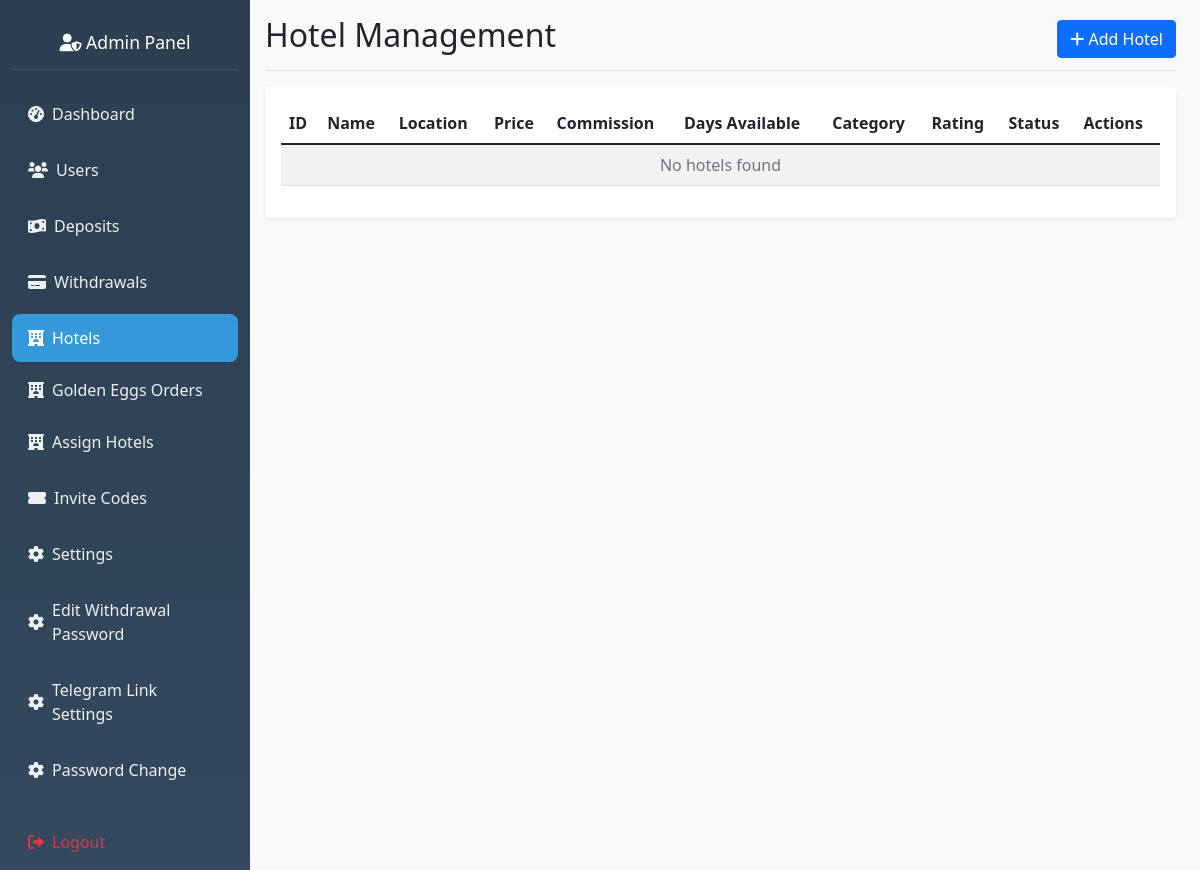
The app's page /admin/hotels, older data.
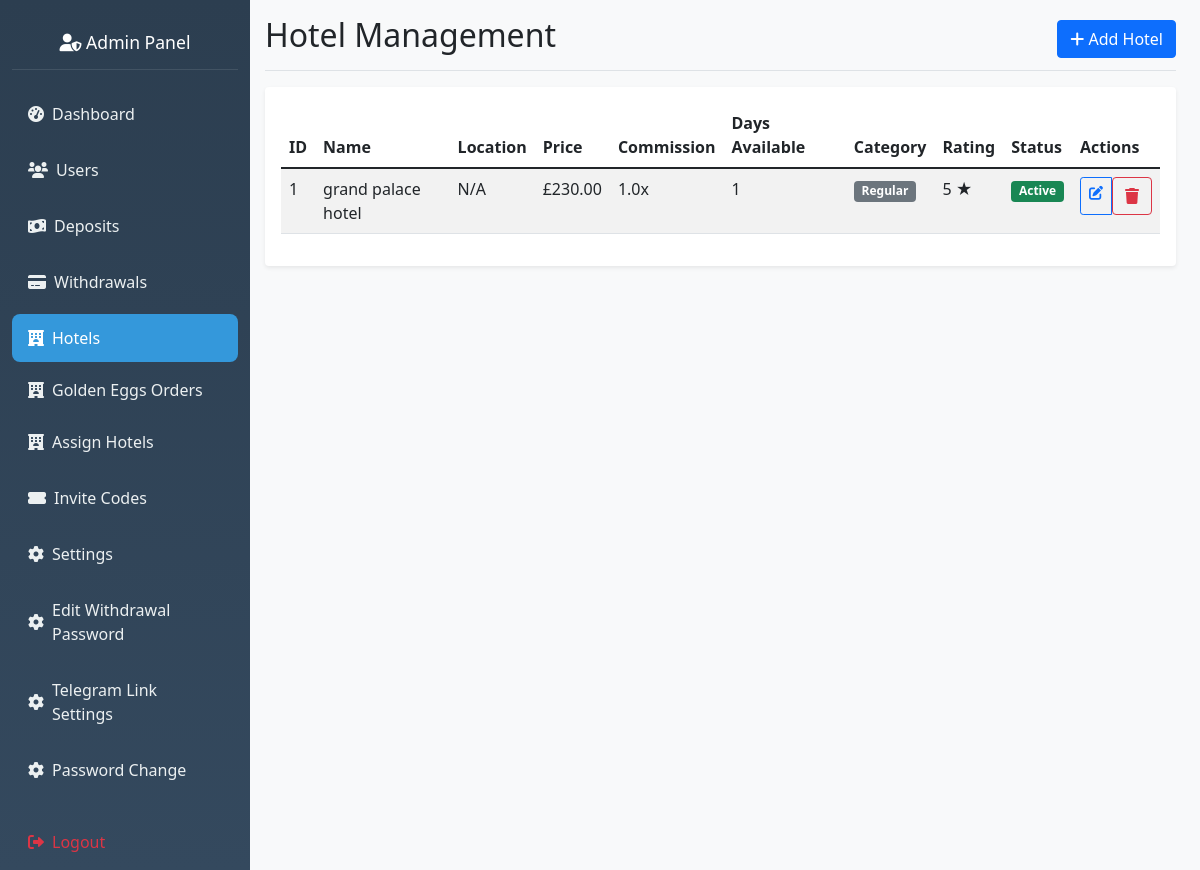
The same page, newer data.
### hotel_app/models.py (models this page shows, shortened)
class Hotel(db.Model):
    __tablename__ = 'hotel'
    id = db.Column(db.Integer, primary_key=True)
    name = db.Column(db.String(120), nullable=False)
    primary_picture = db.Column(db.String(200))
    price = db.Column(db.Float, nullable=False)
    commission_multiplier = db.Column(db.Float, default=1.0)
    days_available = db.Column(db.Integer, default=1)
    description = db.Column(db.Text)
    location = db.Column(db.String(200))
    rating = db.Column(db.Integer, default=5)
    created_at = db.Column(db.DateTime, default=datetime.utcnow)
    category = db.Column(db.String(50), default='regular')
    is_active = db.Column(db.Boolean, default=True)
    reservations = db.relationship(
        'Reservation',
        backref='hotel',
        lazy='dynamic',
        cascade='all, delete-orphan',
        passive_deletes=True
    )
    user_assignments = db.relationship(
        'UserHotelAssignment',
        foreign_keys='UserHotelAssignment.hotel_id',
        backref='hotel',
        lazy='dynamic',
        cascade='all, delete-orphan',
        passive_deletes=True
    )
    user_ratings = db.relationship(
        'UserHotelRating',
        backref='hotel',
        lazy='dynamic'
    )

### hotel_app/routes.py (the view, shortened to what this page needs)
@app.route('/admin/hotels', methods=['GET', 'POST'])
def manage_hotels():
    hotels = Hotel.query.order_by(Hotel.name).all()
    for hotel in hotels:
        if hotel.category is None:
            hotel.category = 'Uncategorized'
    return render_template('admin_hotels.html', hotels=hotels)

### hotel_app/routes.py (called while the page is built)
@app.before_request
def check_admin_routes():
    if request.endpoint and request.endpoint.startswith('admin_') and request.endpoint != 'admin_login':
        if 'admin_id' not in session:
            return redirect(url_for('admin_login'))

### hotel_app/templates/admin_hotels.html (shortened to what this page needs)
{% extends "admin_base.html" %}
{% block content %}
<div class="d-flex justify-content-between flex-wrap flex-md-nowrap align-items-center pb-2 mb-3 border-bottom">
    <h1 class="h2">Hotel Management</h1>
    <button type="button" class="btn btn-primary" data-bs-toggle="modal" data-bs-target="#addHotelModal">
        <i class="fas fa-plus"></i> Add Hotel
    </button>
</div>
<div class="card">
    <div class="card-body">
        <div class="table-responsive">
            <table class="table table-striped">
                <thead>
                    <tr>
                        <th>ID</th>
                        <th>Name</th>
                        <th>Location</th>
                        <th>Price</th>
                        <th>Commission</th>
                        <th>Days Available</th>
                        <th>Category</th>
                        <th>Rating</th>
                        <th>Status</th>
                        <th>Actions</th>
                    </tr>
                </thead>
                <tbody>
                    {% if hotels %}
                        {% for hotel in hotels %}
                        <tr>
                            <td>{{ hotel.id }}</td>
                            <td>{{ hotel.name }}</td>
                            <td>{{ hotel.location or 'N/A' }}</td>
                            <td>£{{ "%.2f"|format(hotel.price) }}</td>
                            <td>{{ hotel.commission_multiplier }}x</td>
                            <td>{{ hotel.days_available }}</td>
                            <td>
                                <span class="badge bg-{{ 'primary' if hotel.category == 'luxury' else 'secondary' }}">
                                    {{ hotel.category.title() }}
                                </span>
                            </td>
                            <td>
                                {% if hotel.rating %}
                                    {{ hotel.rating }} ★
                                {% else %}
                                    N/A
                                {% endif %}
                            </td>
                            <td>
                                <span class="badge bg-{{ 'success' if hotel.is_active else 'secondary' }}">
                                    {{ 'Active' if hotel.is_active else 'Inactive' }}
                                </span>
                            </td>
                            <td>
                                <div class="btn-group btn-group-sm">
                                    <a href="{{ url_for('edit_hotel', hotel_id=hotel.id) }}" class="btn btn-outline-primary">
                                        <i class="fas fa-edit"></i>
                                    </a>
                                    <form method="POST" action="{{ url_for('delete_hotel', hotel_id=hotel.id) }}" class="d-inline"
                                          onsubmit="return confirm('Are you sure you want to delete this hotel?')">
                                        <button type="submit" class="btn btn-outline-danger">
                                            <i class="fas fa-trash"></i>
                                        </button>
                                    </form>
                                </div>
                            </td>
                        </tr>
                        {% endfor %}
                    {% else %}
                        <tr>
                            <td colspan="10" class="text-center text-muted">No hotels found</td>
                        </tr>
                    {% endif %}
                </tbody>
            </table>
        </div>
    </div>
</div>
{% endblock %}

### hotel_app/templates/admin_base.html (shortened to what this page needs)
<!DOCTYPE html>
<html lang="en">
    <head>
        <link href="https://cdn.jsdelivr.net/npm/bootstrap@5.1.3/dist/css/bootstrap.min.css" rel="stylesheet">
        <link href="https://cdnjs.cloudflare.com/ajax/libs/font-awesome/6.0.0/css/all.min.css" rel="stylesheet">
        <link rel="stylesheet" href="{{ url_for('static', filename='css/admin.css') }}">
    </head>
    <body>
        <div class="container-fluid">
            <div class="row no-gutters">
                <nav class="col-md-3 col-lg-2 d-md-block sidebar" id="sidebar">
                    <div class="position-sticky pt-3">
                        <div class="nav-header text-center">
                            <h4 class="text-white">
                                <i class="fas fa-user-shield"></i> Admin Panel
                            </h4>
                        </div>
                        <ul class="nav flex-column">
                            <li class="nav-item">
                                <a class="nav-link {% if request.endpoint == 'admin_dashboard' %}active{% endif %}"
                                    href="{{ url_for('admin_dashboard') }}">
                                    <i class="fas fa-tachometer-alt"></i>
                                    <span>Dashboard</span>
                                </a>
                            </li>
                            <li class="nav-item">
                                <a class="nav-link {% if request.endpoint == 'view_users' %}active{% endif %}"
                                    href="{{ url_for('view_users') }}">
                                    <i class="fas fa-users"></i>
                                    <span>Users</span>
                                </a>
                            </li>
                            <li class="nav-item">
                                <a class="nav-link {% if request.endpoint == 'view_deposits' %}active{% endif %}"
                                    href="{{ url_for('view_deposits') }}">
                                    <i class="fas fa-money-bill-wave"></i>
                                    <span>Deposits</span>
                                </a>
                            </li>
                            <li class="nav-item">
                                <a class="nav-link {% if request.endpoint == 'view_withdrawals' %}active{% endif %}"
                                    href="{{ url_for('view_withdrawals') }}">
                                    <i class="fas fa-credit-card"></i>
                                    <span>Withdrawals</span>
                                </a>
                            </li>
                            <li class="nav-item">
                                <a class="nav-link {% if request.endpoint == 'manage_hotels' %}active{% endif %}"
                                    href="{{ url_for('manage_hotels') }}">
                                    <i class="fas fa-hotel"></i>
                                    <span>Hotels</span>
                                </a>
                                <a class="nav-link {% if request.endpoint == 'golden_eggs' %}active{% endif %}"
                                    href="{{ url_for('admin_golden_eggs') }}">
                                    <i class="fas fa-hotel"></i>
                                    <span>Golden Eggs Orders</span>
                                </a>
                                <a class="nav-link {% if request.endpoint == 'assign_hotels_to_user' %}active{% endif %}"
                                    href="{{ url_for('assign_hotels_to_user')}}">
                                    <i class="fas fa-hotel"></i>
                                    <span>Assign Hotels</span>
                                </a>
                            </li>
                            <li class="nav-item">
                                <a class="nav-link {% if request.endpoint == 'generate_invitation_code' %}active{% endif %}"
                                    href="{{ url_for('generate_invitation_code') }}">
                                    <i class="fas fa-ticket-alt"></i>
                                    <span>Invite Codes</span>
                                </a>
                            </li>
                            <li class="nav-item">
                                <a class="nav-link {% if request.endpoint == 'admin_settings' %}active{% endif %}"
                                    href="{{ url_for('admin_settings') }}">
                                    <i class="fas fa-cog"></i>
                                    <span>Settings</span>
                                </a>
                            </li>
                             <li class="nav-item">
                                <a class="nav-link {% if request.endpoint == 'admin_edit_withdrawal_password' %}active{% endif %}"
                                    href="{{ url_for('admin_withdrawal_password_change_page') }}">
                                    <i class="fas fa-cog"></i>
                                    <span>Edit Withdrawal Password</span>
                                </a>
                            </li>
                            <li class="nav-item">
                                <a class="nav-link {% if request.endpoint == 'admin_edit_withdrawal_password' %}active{% endif %}"
                                    href="{{ url_for('admin_telegram_settings') }}">
                                    <i class="fas fa-cog"></i>
                                    <span>Telegram Link Settings</span>
                                </a>
                            </li>
                            <li class="nav-item">
                                <a class="nav-link {% if request.endpoint == 'admin_password_change_page' %}active{% endif %}"
                                    href="{{ url_for('admin_password_change_page') }}">
                                    <i class="fas fa-cog"></i>
                                    <span>Password Change</span>
                                </a>
                            </li>
                            <li class="nav-item mt-3">
                                <a class="nav-link text-danger" href="{{ url_for('admin_logout') }}">
                                    <i class="fas fa-sign-out-alt"></i>
                                    <span>Logout</span>
                                </a>
                            </li>
                        </ul>
                    </div>
                </nav>
                <main class="col-md-9 ms-sm-auto col-lg-10 px-md-4 main-content">
                    <div class="pt-3 pb-2 mb-3">
                        {% block content %}{% endblock %}
                    </div>
                </main>
            </div>
        </div>
    </body>
</html>

### hotel_app/static/css/admin.css (style rules this page uses)
.sidebar { min-height: 100vh; background: linear-gradient(180deg, #2c3e50 0%, #34495e 100%); transition: transform 0.3s ease-in-out; overflow-y: auto; }
.sidebar .nav-link { color: #ecf0f1; padding: 0.75rem 1rem; border-radius: 0.5rem; margin: 0.25rem 0; display: flex; align-items: center; gap: 0.5rem; }
.sidebar .nav-link:hover, .sidebar .nav-link.active { background-color: #3498db; color: white; }
.main-content { background-color: #f8f9fa; min-height: 100vh; transition: margin-left 0.3s ease-in-out; }
.card { border: none; box-shadow: 0 0.125rem 0.25rem rgba(0, 0, 0, 0.075); }
.nav-header { padding: 1rem; border-bottom: 1px solid rgba(255, 255, 255, 0.1); margin-bottom: 1rem; }
.nav-header h4 { margin: 0; font-size: 1.1rem; }
@media (min-width: 992px) { .sidebar { position: static !important; transform: translateX(0) !important; width: auto !important; flex: 0 0 auto; } }
@media (min-width: 992px) { .main-content { margin-left: 0 !important; padding-left: 15px !important; padding-top: 0 !important; flex: 1 1 auto; } }
@media (min-width: 992px) { .container-fluid .row { display: flex !important; flex-wrap: nowrap !important; } }
@media (min-width: 992px) { .col-md-3, .col-lg-2 { flex: 0 0 auto; width: 250px; max-width: 250px; } }
@media (min-width: 992px) { .col-md-9, .col-lg-10 { flex: 1 1 auto; width: auto; max-width: none; } }
@media (min-width: 1200px) { .container-fluid .row { display: flex !important; } }
@media (min-width: 1200px) { .sidebar { position: static !important; width: 250px !important; flex: 0 0 250px !important; } }
@media (min-width: 1200px) { .main-content { flex: 1 1 auto !important; } }

Row changes from the older to the newer data that the page shows:
added Hotel: id "1", name "grand palace hotel", location "N/A", price "230.00", commission_multiplier "1.0", days_available "1", category "Regular", rating "5", is_active "Active"
Text that changed along with them:
text no longer shown: "No hotels found"
